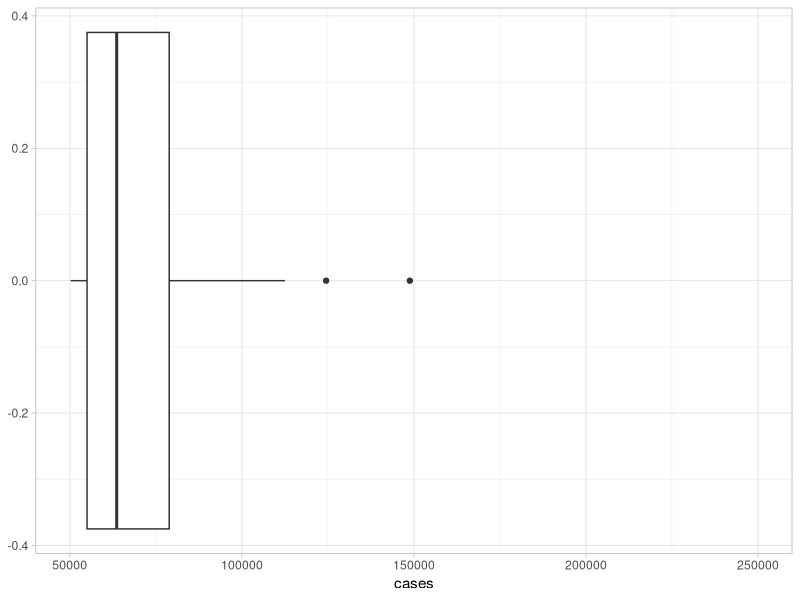
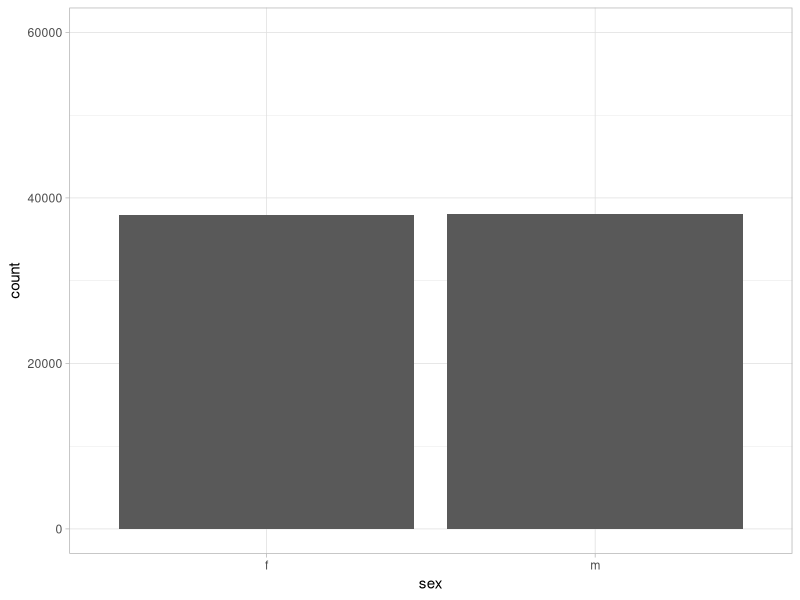
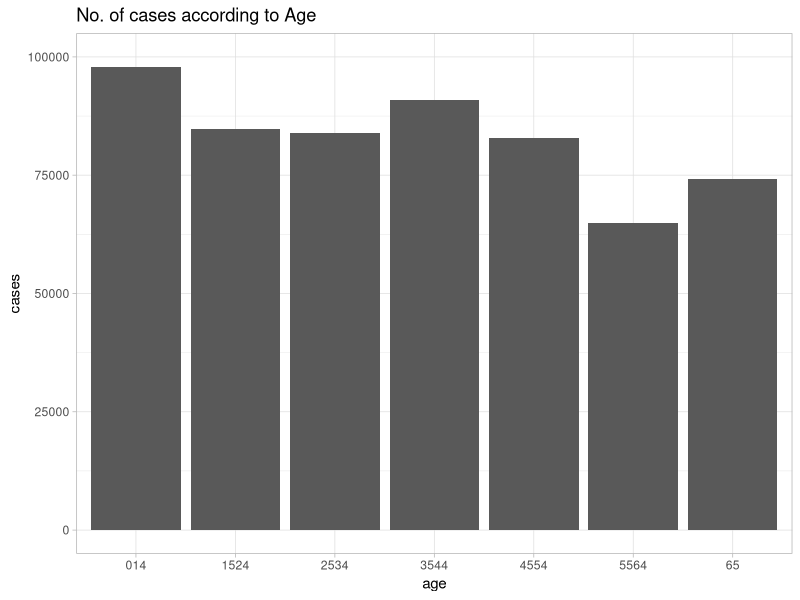
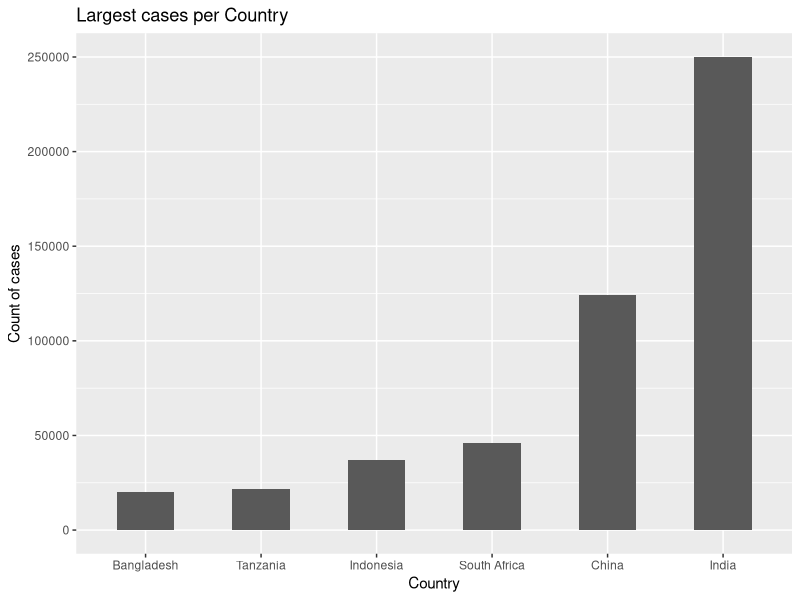
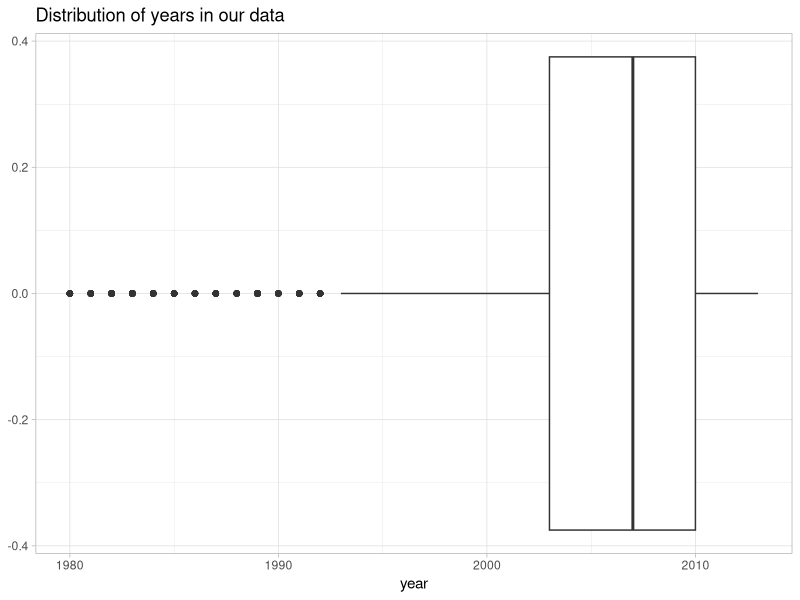
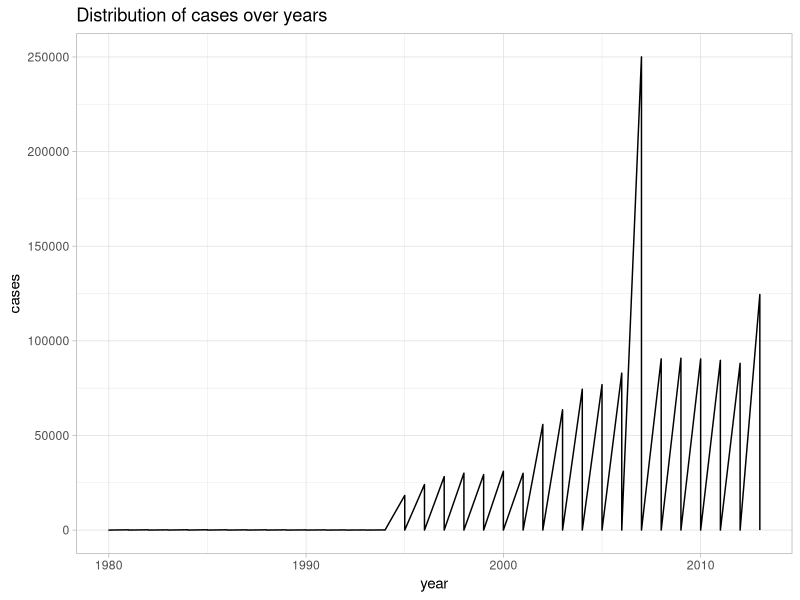
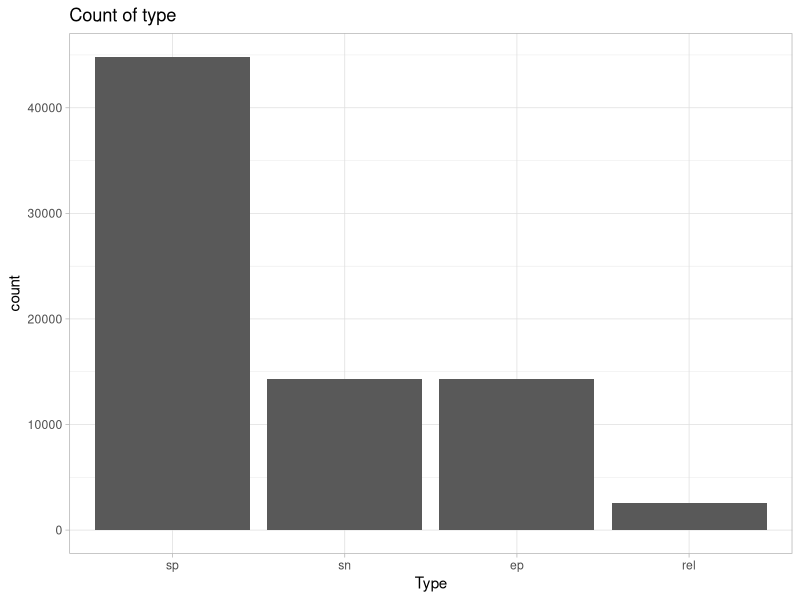
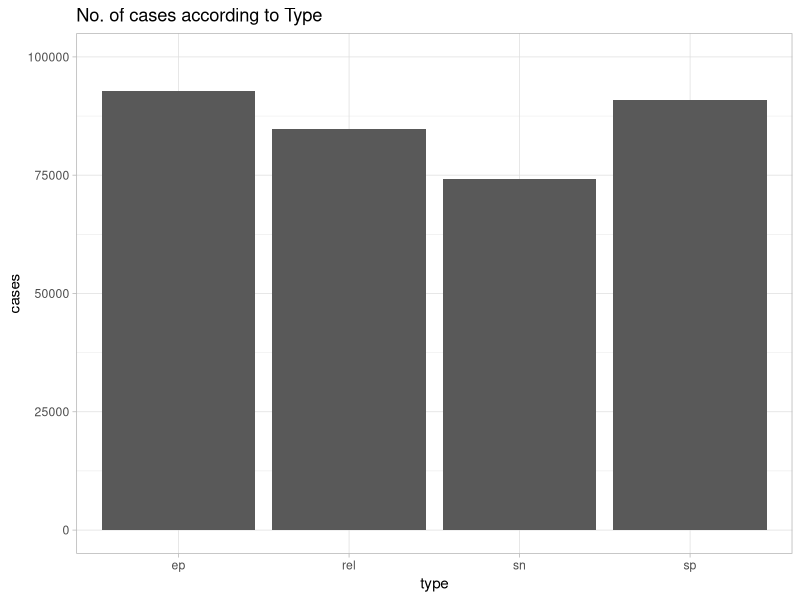

Here is the R script that generated these plots, in order:
## ---- chunk 1
library(tidyverse)
library(ggplot2)
## ---- chunk 2
who
## ---- chunk 3
who1 = who %>% 
  gather(new_sp_m014:newrel_f65,key=key,value=cases,na.rm = TRUE)%>%
  mutate(key = stringr::str_replace(key,'newrel','new_rel'))%>%
  separate(key,into = c('new','type','sexage'),sep = '_')%>%
  separate(sexage,into = c('sex','age'),sep = 1)
## ---- chunk 4
who1 = who1 %>%
  select(-c(iso2,iso3))%>%
  group_by(country,year)%>%
  arrange(desc(cases))
## ---- chunk 5
who1
## ---- chunk 6
ggplot(who1,aes(cases))+geom_boxplot()+theme_light()+xlim(50000,250000)
## ---- chunk 7
ggplot(who1,aes(sex))+geom_bar()+theme_light()+ylim(0,60000)
## ---- chunk 8
ggplot(who1,aes(x= age,y = cases))+geom_col()+theme_light()+ylim(0,100000)+ggtitle("No. of cases according to Age")
       
## ---- chunk 9
who3 = who1 %>%
  group_by(country)%>%
  summarize(cases_count = max(cases))%>%
  arrange(desc(cases_count))

## ---- chunk 10
who3
## ---- chunk 11
filtered_country = who3 %>%
  filter(cases_count >=20000)
## ---- chunk 12
filtered_country = filtered_country %>%
  mutate(country= stringr::str_replace(country,'United Republic of Tanzania',"Tanzania"))
## ---- chunk 13
filtered_country
## ---- chunk 14
ggplot(filtered_country,aes(x= fct_reorder(country,cases_count),y = cases_count))+geom_col(width = 0.5)+ ylab('Count of cases')+xlab("Country")+ggtitle("Largest cases per Country")
## ---- chunk 15
who1
## ---- chunk 16
summary(who1$year)
## ---- chunk 17
ggplot(who1,aes(year))+geom_boxplot()+theme_light()+ggtitle("Distribution of years in our data")
## ---- chunk 18
ggplot(who1,aes(x = year , y= cases))+geom_line()+theme_light()+ggtitle("Distribution of cases over years")
## ---- chunk 19
ggplot(who1,aes(fct_infreq(type)))+ geom_bar()+theme_light()+xlab("Type")+ggtitle("Count of type")
## ---- chunk 20
ggplot(who1,aes(type, y= cases))+geom_col()+theme_light()+ylim(0,100000)+ggtitle("No. of cases according to Type")
## ---- chunk 21

